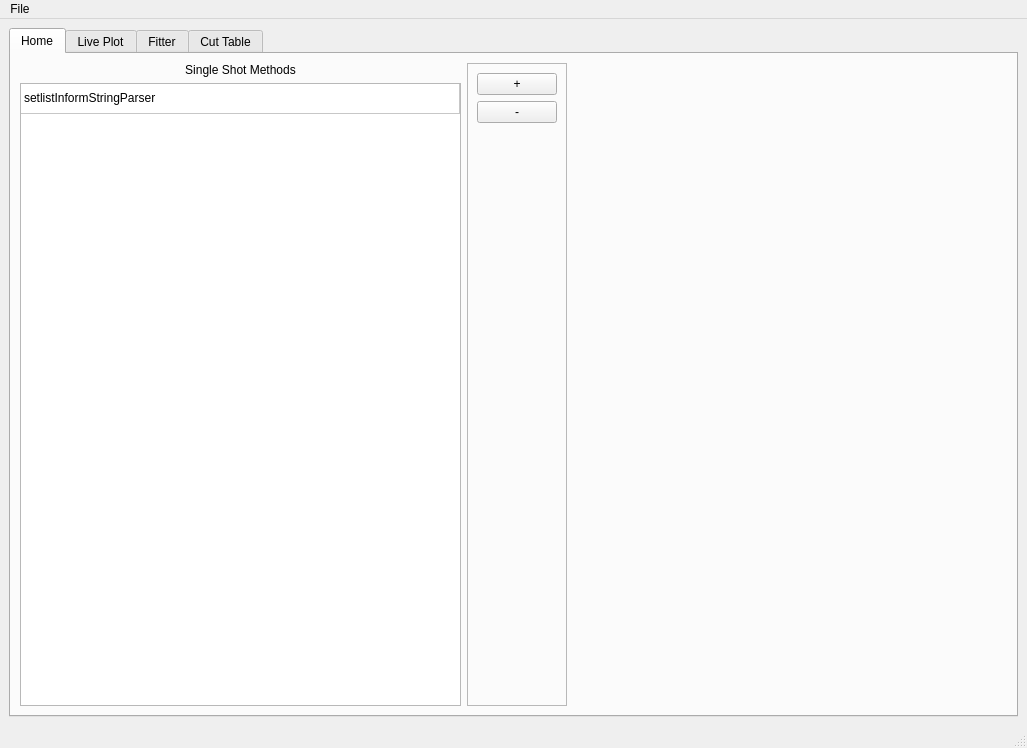
<?xml version="1.0" encoding="UTF-8"?>
<ui version="4.0">
 <class>MainWindow</class>
 <widget class="QMainWindow" name="MainWindow">
  <property name="geometry">
   <rect>
    <x>0</x>
    <y>0</y>
    <width>1027</width>
    <height>748</height>
   </rect>
  </property>
  <property name="windowTitle">
   <string>MainWindow</string>
  </property>
  <widget class="QWidget" name="centralwidget">
   <layout class="QGridLayout" name="gridLayout">
    <item row="0" column="0">
     <widget class="QTabWidget" name="tabWidget">
      <property name="currentIndex">
       <number>0</number>
      </property>
      <widget class="QWidget" name="homeTab">
       <attribute name="title">
        <string>Home</string>
       </attribute>
       <layout class="QVBoxLayout" name="verticalLayout_6">
        <item>
         <layout class="QHBoxLayout" name="horizontalLayout">
          <item>
           <layout class="QVBoxLayout" name="verticalLayout_5">
            <item>
             <widget class="QLabel" name="label_3">
              <property name="text">
               <string>Single Shot Methods</string>
              </property>
              <property name="textFormat">
               <enum>Qt::AutoText</enum>
              </property>
              <property name="alignment">
               <set>Qt::AlignCenter</set>
              </property>
              <property name="margin">
               <number>0</number>
              </property>
             </widget>
            </item>
            <item>
             <widget class="QTableWidget" name="singleShotMethodsTable">
              <property name="tabKeyNavigation">
               <bool>true</bool>
              </property>
              <property name="showDropIndicator" stdset="0">
               <bool>true</bool>
              </property>
              <property name="alternatingRowColors">
               <bool>true</bool>
              </property>
              <property name="textElideMode">
               <enum>Qt::ElideRight</enum>
              </property>
              <property name="rowCount">
               <number>1</number>
              </property>
              <property name="columnCount">
               <number>1</number>
              </property>
              <attribute name="horizontalHeaderVisible">
               <bool>false</bool>
              </attribute>
              <attribute name="horizontalHeaderStretchLastSection">
               <bool>true</bool>
              </attribute>
              <attribute name="verticalHeaderVisible">
               <bool>false</bool>
              </attribute>
              <attribute name="verticalHeaderHighlightSections">
               <bool>true</bool>
              </attribute>
              <attribute name="verticalHeaderStretchLastSection">
               <bool>false</bool>
              </attribute>
              <row>
               <property name="text">
                <string>New Row</string>
               </property>
              </row>
              <column/>
              <item row="0" column="0">
               <property name="text">
                <string>setlistInformStringParser</string>
               </property>
              </item>
             </widget>
            </item>
           </layout>
          </item>
          <item>
           <widget class="QFrame" name="frame_4">
            <property name="sizePolicy">
             <sizepolicy hsizetype="Preferred" vsizetype="Preferred">
              <horstretch>0</horstretch>
              <verstretch>0</verstretch>
             </sizepolicy>
            </property>
            <property name="minimumSize">
             <size>
              <width>20</width>
              <height>0</height>
             </size>
            </property>
            <property name="maximumSize">
             <size>
              <width>100</width>
              <height>16777215</height>
             </size>
            </property>
            <property name="frameShape">
             <enum>QFrame::StyledPanel</enum>
            </property>
            <property name="frameShadow">
             <enum>QFrame::Raised</enum>
            </property>
            <layout class="QVBoxLayout" name="verticalLayout_4">
             <item>
              <widget class="QPushButton" name="addShotMethod">
               <property name="text">
                <string>+</string>
               </property>
              </widget>
             </item>
             <item>
              <widget class="QPushButton" name="removeShotMethod">
               <property name="text">
                <string>-</string>
               </property>
              </widget>
             </item>
             <item>
              <spacer name="verticalSpacer">
               <property name="orientation">
                <enum>Qt::Vertical</enum>
               </property>
               <property name="sizeHint" stdset="0">
                <size>
                 <width>20</width>
                 <height>40</height>
                </size>
               </property>
              </spacer>
             </item>
            </layout>
           </widget>
          </item>
          <item>
           <spacer name="horizontalSpacer">
            <property name="orientation">
             <enum>Qt::Horizontal</enum>
            </property>
            <property name="sizeHint" stdset="0">
             <size>
              <width>40</width>
              <height>20</height>
             </size>
            </property>
           </spacer>
          </item>
         </layout>
        </item>
       </layout>
      </widget>
      <widget class="QWidget" name="tab">
       <attribute name="title">
        <string>Live Plot</string>
       </attribute>
       <layout class="QVBoxLayout" name="verticalLayout_3">
        <item>
         <widget class="QSplitter" name="splitter">
          <property name="orientation">
           <enum>Qt::Horizontal</enum>
          </property>
          <widget class="QWidget" name="dataPlot" native="true">
           <property name="sizePolicy">
            <sizepolicy hsizetype="Expanding" vsizetype="Expanding">
             <horstretch>0</horstretch>
             <verstretch>0</verstretch>
            </sizepolicy>
           </property>
           <property name="maximumSize">
            <size>
             <width>16777215</width>
             <height>16777215</height>
            </size>
           </property>
           <layout class="QVBoxLayout" name="dataPlotLayout"/>
          </widget>
          <widget class="QFrame" name="frame">
           <property name="sizePolicy">
            <sizepolicy hsizetype="Expanding" vsizetype="Expanding">
             <horstretch>0</horstretch>
             <verstretch>0</verstretch>
            </sizepolicy>
           </property>
           <property name="maximumSize">
            <size>
             <width>16777215</width>
             <height>16777215</height>
            </size>
           </property>
           <property name="frameShape">
            <enum>QFrame::StyledPanel</enum>
           </property>
           <property name="frameShadow">
            <enum>QFrame::Raised</enum>
           </property>
           <layout class="QVBoxLayout" name="verticalLayout">
            <item>
             <widget class="QLabel" name="label">
              <property name="text">
               <string>X - Axis</string>
              </property>
              <property name="alignment">
               <set>Qt::AlignCenter</set>
              </property>
             </widget>
            </item>
            <item>
             <widget class="QListWidget" name="xAxis">
              <property name="maximumSize">
               <size>
                <width>16777210</width>
                <height>16777215</height>
               </size>
              </property>
             </widget>
            </item>
            <item>
             <widget class="QLabel" name="label_2">
              <property name="text">
               <string>Y-Axis</string>
              </property>
              <property name="alignment">
               <set>Qt::AlignCenter</set>
              </property>
             </widget>
            </item>
            <item>
             <widget class="QListWidget" name="yAxis"/>
            </item>
           </layout>
          </widget>
         </widget>
        </item>
       </layout>
      </widget>
      <widget class="QWidget" name="tab_2">
       <attribute name="title">
        <string>Fitter</string>
       </attribute>
       <layout class="QGridLayout" name="gridLayout_4">
        <item row="0" column="0">
         <widget class="QWidget" name="indexImage" native="true">
          <layout class="QVBoxLayout" name="imageIndexLayout"/>
         </widget>
        </item>
        <item row="0" column="1">
         <widget class="QFrame" name="frame_2">
          <property name="sizePolicy">
           <sizepolicy hsizetype="Fixed" vsizetype="Preferred">
            <horstretch>0</horstretch>
            <verstretch>0</verstretch>
           </sizepolicy>
          </property>
          <property name="maximumSize">
           <size>
            <width>250</width>
            <height>16777215</height>
           </size>
          </property>
          <property name="frameShape">
           <enum>QFrame::StyledPanel</enum>
          </property>
          <property name="frameShadow">
           <enum>QFrame::Raised</enum>
          </property>
          <layout class="QGridLayout" name="gridLayout_3">
           <item row="0" column="0">
            <widget class="QListWidget" name="indexList">
             <property name="sizePolicy">
              <sizepolicy hsizetype="Expanding" vsizetype="Expanding">
               <horstretch>0</horstretch>
               <verstretch>0</verstretch>
              </sizepolicy>
             </property>
             <property name="maximumSize">
              <size>
               <width>1677721</width>
               <height>16777215</height>
              </size>
             </property>
            </widget>
           </item>
           <item row="1" column="0">
            <widget class="QTableWidget" name="imageDataTable">
             <property name="sizePolicy">
              <sizepolicy hsizetype="Expanding" vsizetype="Expanding">
               <horstretch>0</horstretch>
               <verstretch>0</verstretch>
              </sizepolicy>
             </property>
             <property name="maximumSize">
              <size>
               <width>16777215</width>
               <height>16777215</height>
              </size>
             </property>
             <property name="columnCount">
              <number>2</number>
             </property>
             <attribute name="horizontalHeaderVisible">
              <bool>false</bool>
             </attribute>
             <attribute name="verticalHeaderVisible">
              <bool>false</bool>
             </attribute>
             <column/>
             <column/>
            </widget>
           </item>
          </layout>
         </widget>
        </item>
       </layout>
      </widget>
      <widget class="QWidget" name="tab_3">
       <attribute name="title">
        <string>Cut Table</string>
       </attribute>
       <layout class="QGridLayout" name="gridLayout_5">
        <item row="0" column="0">
         <widget class="QTableWidget" name="cutTable">
          <property name="sizePolicy">
           <sizepolicy hsizetype="Expanding" vsizetype="Expanding">
            <horstretch>0</horstretch>
            <verstretch>0</verstretch>
           </sizepolicy>
          </property>
          <property name="rowCount">
           <number>0</number>
          </property>
          <property name="columnCount">
           <number>4</number>
          </property>
          <column/>
          <column/>
          <column/>
          <column/>
         </widget>
        </item>
        <item row="0" column="1" colspan="2">
         <widget class="QFrame" name="frame_3">
          <property name="sizePolicy">
           <sizepolicy hsizetype="Fixed" vsizetype="Preferred">
            <horstretch>0</horstretch>
            <verstretch>0</verstretch>
           </sizepolicy>
          </property>
          <property name="maximumSize">
           <size>
            <width>400</width>
            <height>16777215</height>
           </size>
          </property>
          <property name="frameShape">
           <enum>QFrame::StyledPanel</enum>
          </property>
          <property name="frameShadow">
           <enum>QFrame::Raised</enum>
          </property>
          <layout class="QVBoxLayout" name="verticalLayout_2">
           <property name="leftMargin">
            <number>9</number>
           </property>
           <item>
            <widget class="QPushButton" name="addCut">
             <property name="text">
              <string>Add Cut</string>
             </property>
            </widget>
           </item>
           <item>
            <widget class="QPushButton" name="delCut">
             <property name="text">
              <string>Delete Cut</string>
             </property>
            </widget>
           </item>
           <item>
            <widget class="QPushButton" name="setCuts">
             <property name="sizePolicy">
              <sizepolicy hsizetype="Expanding" vsizetype="Fixed">
               <horstretch>0</horstretch>
               <verstretch>0</verstretch>
              </sizepolicy>
             </property>
             <property name="text">
              <string>Set Cuts</string>
             </property>
            </widget>
           </item>
          </layout>
         </widget>
        </item>
       </layout>
      </widget>
     </widget>
    </item>
   </layout>
  </widget>
  <widget class="QMenuBar" name="menubar">
   <property name="geometry">
    <rect>
     <x>0</x>
     <y>0</y>
     <width>1027</width>
     <height>21</height>
    </rect>
   </property>
   <widget class="QMenu" name="menuFile">
    <property name="title">
     <string>File</string>
    </property>
    <addaction name="actionLoad_files"/>
   </widget>
   <addaction name="menuFile"/>
  </widget>
  <widget class="QStatusBar" name="statusbar"/>
  <action name="actionLoad_files">
   <property name="text">
    <string>Load files</string>
   </property>
  </action>
 </widget>
 <resources/>
 <connections/>
</ui>
